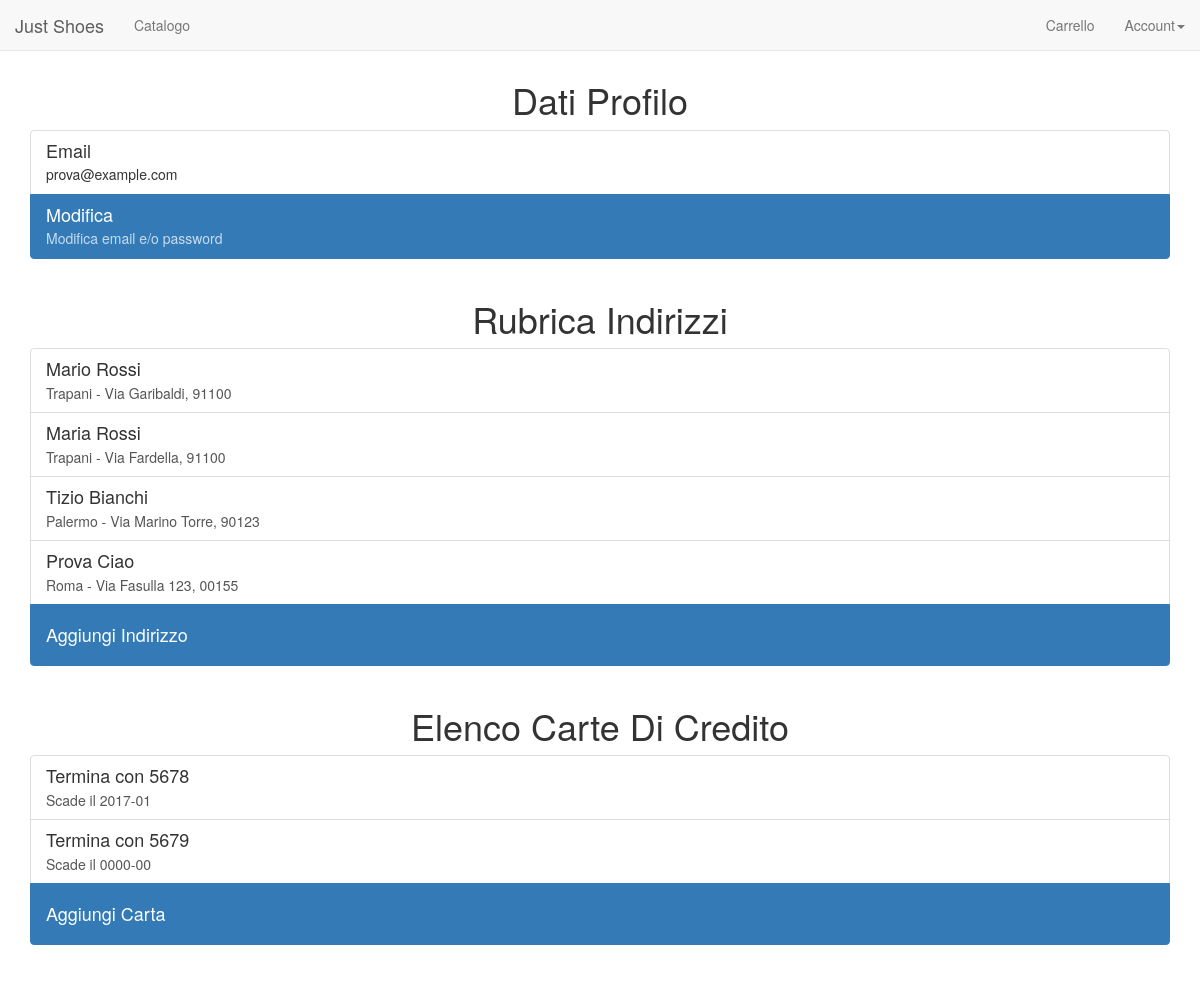
The page /cliente/profilo.php (signed in) on the database its author committed.
### tables this page shows
CREATE TABLE `Indirizzo` (
  `id_indirizzo` int(10) NOT NULL,
  `id_utente` int(10) DEFAULT NULL,
  `nome` varchar(100) DEFAULT NULL,
  `citta` varchar(50) DEFAULT NULL,
  `via` varchar(50) DEFAULT NULL,
  `CAP` char(5) DEFAULT NULL,
  `altro` varchar(100) DEFAULT NULL
);

CREATE TABLE `Carta_Di_Credito` (
  `id_carta` int(10) NOT NULL,
  `id_utente` int(11) NOT NULL,
  `numero_carta` char(16) DEFAULT NULL,
  `scadenza` date DEFAULT NULL
);

### cliente/profilo.php (the view, shortened to what this page needs)
<?php
  include_once("../config.php");
  include_once("../header.php");
?>
<div class="container" >
  <h1 align="center">Dati Profilo</h1>
  <div class="list-group">
    <li class="list-group-item">
      <h4 class="list-group-item-heading">Email</h4>
      <p class="list-group-item-text"><?php echo $_SESSION["email"]?></p>
    </li>
    <a href="http://localhost/JustShoes/cliente/profilo-modifica.php" class="list-group-item active">
      <h4 class="list-group-item-heading">Modifica</h4>
      <p class="list-group-item-text">Modifica email e/o password</p>
    </a>
  </div>
</div>
<div class="container" >
  <h1 align="center">Rubrica Indirizzi</h1>
  <div class="list-group">
    <?php
    $indirizzi = $mysqli->query("SELECT * FROM Indirizzo WHERE id_utente=$_SESSION[id_utente]");
    while($indirizzo = $indirizzi->fetch_array(MYSQLI_ASSOC)){
      echo '<a href="http://localhost/JustShoes/cliente/indirizzo-add.php?id='.$indirizzo["id_indirizzo"].'" class="list-group-item">
              <h4 class="list-group-item-heading">'.$indirizzo["nome"].'</h4>
              <p class="list-group-item-text">'.$indirizzo["citta"].' - '.$indirizzo["via"].', '.$indirizzo["CAP"].'</p>
            </a>';
    }
    ?>
    <a href="http://localhost/JustShoes/cliente/indirizzo-add.php" class="list-group-item active">
      <h4>Aggiungi Indirizzo</h4>
    </a>
  </div>
</div>
<div class="container" >
  <h1 align="center">Elenco Carte Di Credito</h1>
  <div class="list-group">
    <?php
    $carte = $mysqli->query("SELECT * FROM Carta_Di_Credito WHERE id_utente=$_SESSION[id_utente]");
    while($carta = $carte->fetch_array(MYSQLI_ASSOC)){
      echo '<a href="http://localhost/JustShoes/cliente/carta-add.php?id='.$carta["id_carta"].'" class="list-group-item">
              <h4 class="list-group-item-heading">Termina con '.substr($carta["numero_carta"],12).'</h4>
              <p class="list-group-item-text">Scade il '.substr($carta["scadenza"],0,7).'</p>
            </a>';
    }
    ?>
    <a href="http://localhost/JustShoes/cliente/carta-add.php" class="list-group-item active">
      <h4>Aggiungi Carta</h4>
    </a>
  </div>
</div>

### rows shown on the page
indirizzo: nome "Mario Rossi", citta "Trapani", via "Via Garibaldi", CAP "91100"
indirizzo: nome "Maria Rossi", citta "Trapani", via "Via Fardella", CAP "91100"
indirizzo: nome "Tizio Bianchi", citta "Palermo", via "Via Marino Torre", CAP "90123"
indirizzo: nome "Prova Ciao", citta "Roma", via "Via Fasulla 123", CAP "00155"
carta_di_credito: numero_carta "5678", scadenza "2017-01"
carta_di_credito: numero_carta "5679", scadenza "0000-00"

### other values the page prints
$_SESSION["email"] "prova@example.com"
